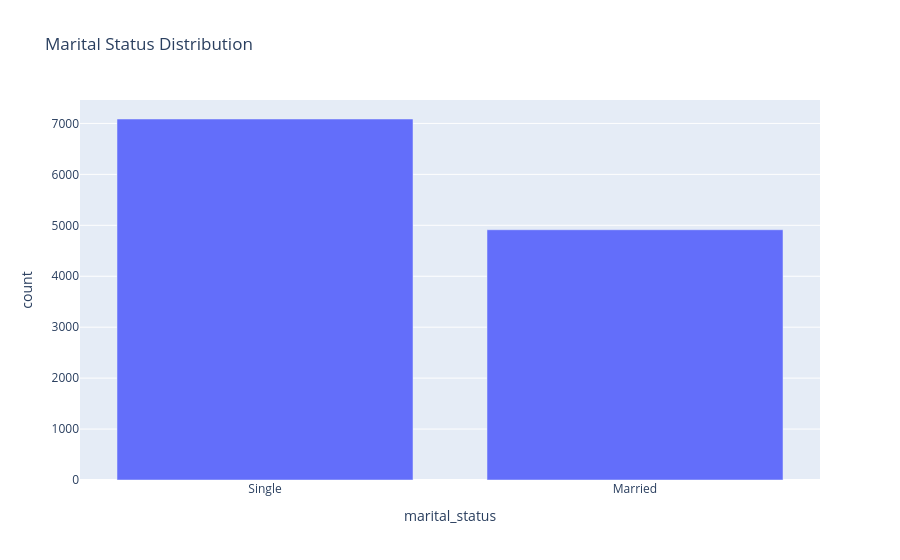

Source (notebook cell):
### Markdown cell above
#### Marital Status Distribution

### Code cell
marital_counts = df_cohort["marital_status"].value_counts().reset_index()
marital_counts.columns = ["marital_status", "count"]

fig = px.bar(
    marital_counts,
    x="marital_status",
    y="count",
    title="Marital Status Distribution"
)

fig.show()

### Figure 1 — Plotly figure (JSON) as saved in the notebook; plotly's stock layout.template omitted (floating-point values rounded to 4 significant figures)
{"data": [{"hovertemplate": "marital_status=%{x}<br>count=%{y}<extra></extra>", "legendgroup": "", "marker": {"color": "#636efa", "pattern": {"shape": ""}}, "name": "", "orientation": "v", "showlegend": false, "textposition": "auto", "type": "bar", "x": ["Single", "Married"], "xaxis": "x", "y": [7087, 4913], "yaxis": "y"}], "layout": {"barmode": "relative", "legend": {"tracegroupgap": 0}, "title": {"text": "Marital Status Distribution"}, "xaxis": {"anchor": "y", "domain": [0, 1], "title": {"text": "marital_status"}}, "yaxis": {"anchor": "x", "domain": [0, 1], "title": {"text": "count"}}}}
